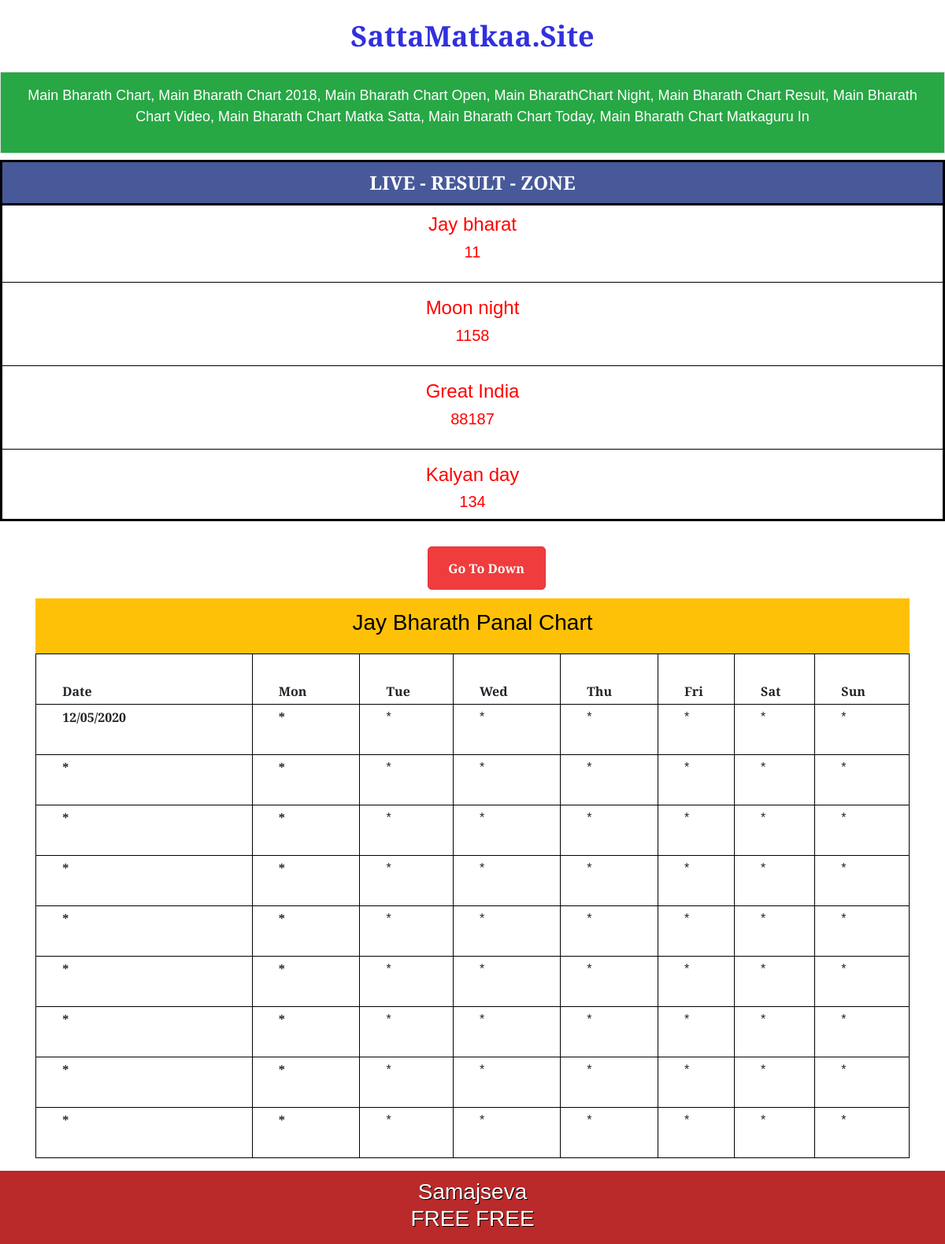
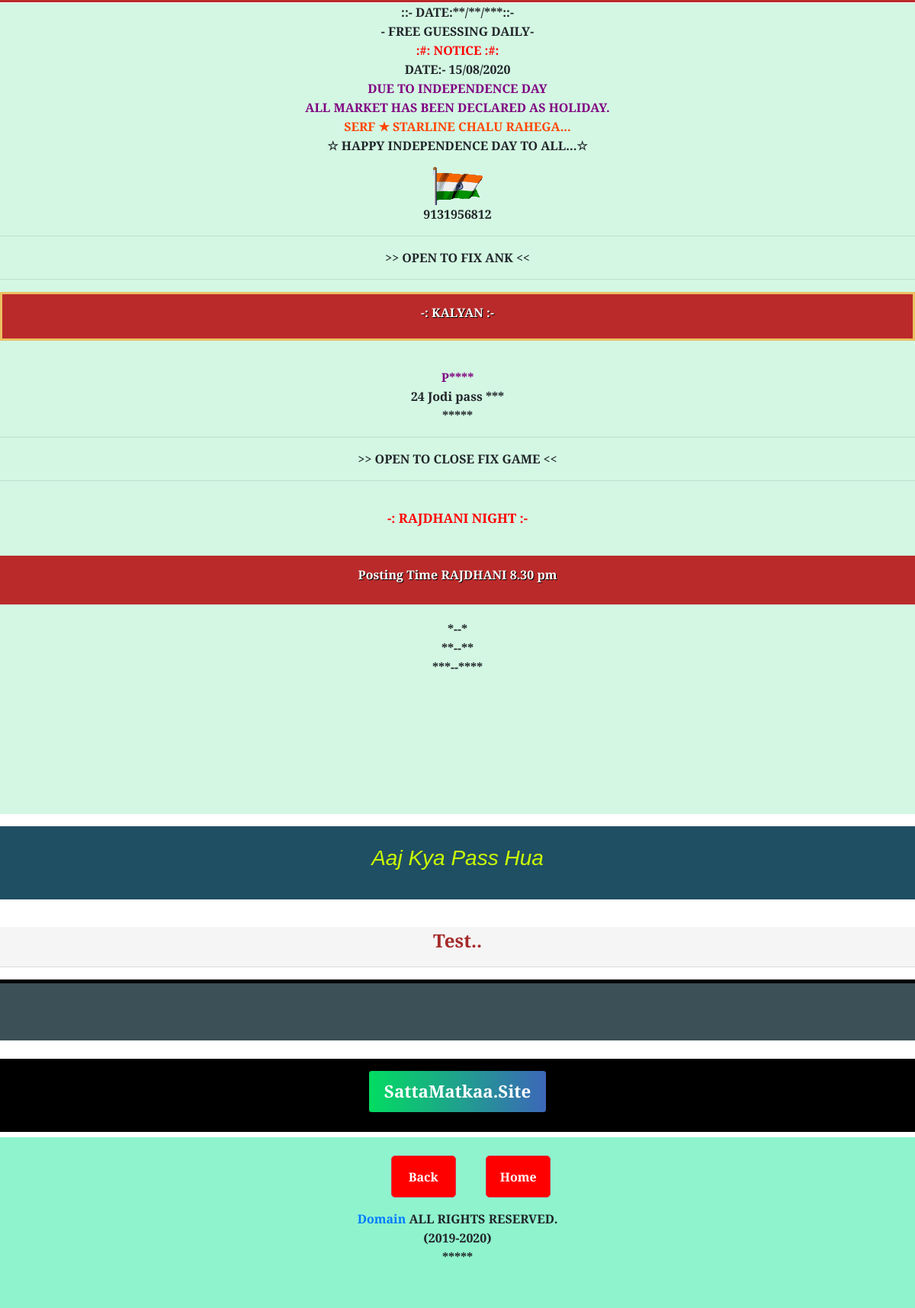
/panelBharath, run on the app's committed database (2 pictures, top to bottom).
### game/models.py (models this page shows)
class points(models.Model):
    Jay_bharat = models.CharField(max_length=100,default="*")
    Moon_night = models.CharField(max_length=100,default="*")
    Great_India = models.CharField(max_length=100,default="*")
    Kalyan_day = models.CharField(max_length=100,default="*")

class Jay_Bharat_panle(models.Model):
    Date = models.CharField(max_length=100,default="*")
    Sun = models.CharField(max_length=100,default="*")
    Mon = models.CharField(max_length=100,default="*")
    Tue = models.CharField(max_length=100,default="*")
    Wed = models.CharField(max_length=100,default="*")
    Thu = models.CharField(max_length=100,default="*")
    Fri = models.CharField(max_length=100,default="*")
    Sat = models.CharField(max_length=100,default="*")

### game/views.py (the view)
# urls.py: path("panelBharath", views.panelBharath, name= 'panelBharath'),
def panelBharath(request):
    bharathpanle = Jay_Bharat_panle.objects.all()
    all_objects = points.objects.all()
    context = {'all_objects': all_objects,'bharathpanle':bharathpanle}
    return render(request, 'panelBharath.html',context)

### templates/panelBharath.html (shortened to what this page needs)
{% load static %}
<!doctype html>
<html lang="en">
<head>
    <link rel="stylesheet" href="https://stackpath.bootstrapcdn.com/bootstrap/4.5.2/css/bootstrap.min.css"
>
    <link rel="stylesheet" href="{% static 'css/stlye.css' %}">
</head>
<body>
    <center>
        <a href="/" class="namehref">
            <h1 class="textColor my-4">SattaMatkaa.Site</h1>
        </a>
    </center>
    <div class="container-flude firstdivpara">
        <center>
            <p>Main Bharath Chart, Main Bharath Chart 2018, Main Bharath Chart Open, Main BharathChart Night, Main
                Bharath Chart Result, Main Bharath Chart Video, Main Bharath Chart Matka Satta, Main Bharath Chart
                Today, Main Bharath Chart Matkaguru In
        </center>
    </div>
    <div class="live my-2">
        <h4 class="livegame"><span class="cercal spinner-grow">*</span> LIVE - RESULT - ZONE </h4>
        <div class="firstName">
            <h4>Jay bharat</h4>
            <h5>{{all_objects.0.Jay_bharat}}</h5>
        </div>
        <hr class="gamehr">
        <div class="firstName">
            <h4>Moon night</h4>
            <h5>{{all_objects.0.Moon_night}}</h5>
        </div>
        <hr class="gamehr">
        <div class="firstName">
            <h4>Great India</h4>
            <h5>{{all_objects.0.Great_India}}</h5>
        </div>
        <hr class="gamehr">
        <div class="firstName">
            <h4>Kalyan day</h4>
            <h5>{{all_objects.0.Kalyan_day}}</h5>
        </div>
    </div>
    <div class="text-center">
        <a href="#bottombutton"> <button type="button" class="btn btn-danger button2">Go To Down</button></a>
    </div>
<div class="container">
    <div class="mainbharath">
        <h3>
            Jay Bharath Panal Chart
        </h3>
    </div>
    <table class="table table-bordered">
        <thead>
            <tr>
                <th scope="col" style="padding-left: 3%;">Date</th>
                <th scope="col" style="padding-left: 3%;">Mon</th>
                <th scope="col" style="padding-left: 3%;">Tue</th>
                <th scope="col" style="padding-left: 3%;">Wed</th>
                <th scope="col" style="padding-left: 3%;">Thu</th>
                <th scope="col" style="padding-left: 3%;">Fri</th>
                <th scope="col" style="padding-left: 3%;">Sat</th>
                <th scope="col" style="padding-left: 3%;">Sun</th>
            </tr>
        </thead>
        <tbody>
            <tr>
                <th scope="row" style="padding-left: 3%; padding-right: 0%;">{{bharathpanle.0.Date}}</th>
                <th scope="row" style="padding-left: 3%; padding-right: 0%;">{{bharathpanle.0.Mon}}</th>
                <td style="padding-left: 3%;">{{bharathpanle.0.Tue}}</td>
                <td style="padding-left: 3%;">{{bharathpanle.0.Wed}}</td>
                <td style="padding-left: 3%;">{{bharathpanle.0.Thu}}</td>
                <td style="padding-left: 3%;">{{bharathpanle.0.Fri}}</td>
                <td style="padding-left: 3%;">{{bharathpanle.0.Sat}}</td>
                <td style="padding-left: 3%;">{{bharathpanle.0.Sun}}</td>
            </tr>
            <tr>
                <th scope="row" style="padding-left: 3%; padding-right: 0%;">{{bharathpanle.1.Date}}</th>
                <th scope="row" style="padding-left: 3%; padding-right: 0%;">{{bharathpanle.1.Mon}}</th>
                <td style="padding-left: 3%;">{{bharathpanle.1.Tue}}</td>
                <td style="padding-left: 3%;">{{bharathpanle.1.Wed}}</td>
                <td style="padding-left: 3%;">{{bharathpanle.1.Thu}}</td>
                <td style="padding-left: 3%;">{{bharathpanle.1.Fri}}</td>
                <td style="padding-left: 3%;">{{bharathpanle.1.Sat}}</td>
                <td style="padding-left: 3%;">{{bharathpanle.1.Sun}}</td>
            </tr>
            <tr>
                <th scope="row" style="padding-left: 3%; padding-right: 0%;">{{bharathpanle.2.Date}}</th>
                <th scope="row" style="padding-left: 3%; padding-right: 0%;">{{bharathpanle.2.Mon}}</th>
                <td style="padding-left: 3%;">{{bharathpanle.2.Tue}}</td>
                <td style="padding-left: 3%;">{{bharathpanle.2.Wed}}</td>
                <td style="padding-left: 3%;">{{bharathpanle.2.Thu}}</td>
                <td style="padding-left: 3%;">{{bharathpanle.2.Fri}}</td>
                <td style="padding-left: 3%;">{{bharathpanle.2.Sat}}</td>
                <td style="padding-left: 3%;">{{bharathpanle.2.Sun}}</td>
            </tr>
            <tr>
                <th scope="row" style="padding-left: 3%; padding-right: 0%;">{{bharathpanle.3.Date}}</th>
                <th scope="row" style="padding-left: 3%; padding-right: 0%;">{{bharathpanle.3.Mon}}</th>
                <td style="padding-left: 3%;">{{bharathpanle.3.Tue}}</td>
                <td style="padding-left: 3%;">{{bharathpanle.3.Wed}}</td>
                <td style="padding-left: 3%;">{{bharathpanle.3.Thu}}</td>
                <td style="padding-left: 3%;">{{bharathpanle.3.Fri}}</td>
                <td style="padding-left: 3%;">{{bharathpanle.3.Sat}}</td>
                <td style="padding-left: 3%;">{{bharathpanle.3.Sun}}</td>
            </tr>
            <tr>
                <th scope="row" style="padding-left: 3%; padding-right: 0%;">{{bharathpanle.4.Date}}</th>
                <th scope="row" style="padding-left: 3%; padding-right: 0%;">{{bharathpanle.4.Mon}}</th>
                <td style="padding-left: 3%;">{{bharathpanle.4.Tue}}</td>
                <td style="padding-left: 3%;">{{bharathpanle.4.Wed}}</td>
                <td style="padding-left: 3%;">{{bharathpanle.4.Thu}}</td>
                <td style="padding-left: 3%;">{{bharathpanle.4.Fri}}</td>
                <td style="padding-left: 3%;">{{bharathpanle.4.Sat}}</td>
                <td style="padding-left: 3%;">{{bharathpanle.4.Sun}}</td>
            </tr>
            <tr>
                <th scope="row" style="padding-left: 3%; padding-right: 0%;">{{bharathpanle.5.Date}}</th>
                <th scope="row" style="padding-left: 3%; padding-right: 0%;">{{bharathpanle.5.Mon}}</th>
                <td style="padding-left: 3%;">{{bharathpanle.5.Tue}}</td>
                <td style="padding-left: 3%;">{{bharathpanle.5.Wed}}</td>
                <td style="padding-left: 3%;">{{bharathpanle.5.Thu}}</td>
                <td style="padding-left: 3%;">{{bharathpanle.5.Fri}}</td>
                <td style="padding-left: 3%;">{{bharathpanle.5.Sat}}</td>
                <td style="padding-left: 3%;">{{bharathpanle.5.Sun}}</td>
            </tr>
            <tr>
                <th scope="row" style="padding-left: 3%; padding-right: 0%;">{{bharathpanle.6.Date}}</th>
                <th scope="row" style="padding-left: 3%; padding-right: 0%;">{{bharathpanle.6.Mon}}</th>
                <td style="padding-left: 3%;">{{bharathpanle.6.Tue}}</td>
                <td style="padding-left: 3%;">{{bharathpanle.6.Wed}}</td>
                <td style="padding-left: 3%;">{{bharathpanle.6.Thu}}</td>
                <td style="padding-left: 3%;">{{bharathpanle.6.Fri}}</td>
                <td style="padding-left: 3%;">{{bharathpanle.6.Sat}}</td>
                <td style="padding-left: 3%;">{{bharathpanle.6.Sun}}</td>
            </tr>
            <tr>
                <th scope="row" style="padding-left: 3%; padding-right: 0%;">{{bharathpanle.7.Date}}</th>
                <th scope="row" style="padding-left: 3%; padding-right: 0%;">{{bharathpanle.7.Mon}}</th>
                <td style="padding-left: 3%;">{{bharathpanle.7.Tue}}</td>
                <td style="padding-left: 3%;">{{bharathpanle.7.Wed}}</td>
                <td style="padding-left: 3%;">{{bharathpanle.7.Thu}}</td>
                <td style="padding-left: 3%;">{{bharathpanle.7.Fri}}</td>
                <td style="padding-left: 3%;">{{bharathpanle.7.Sat}}</td>
                <td style="padding-left: 3%;">{{bharathpanle.7.Sun}}</td>
            </tr>
            <tr>
                <th scope="row" style="padding-left: 3%; padding-right: 0%;">{{bharathpanle.8.Date}}</th>
                <th scope="row" style="padding-left: 3%; padding-right: 0%;">{{bharathpanle.8.Mon}}</th>
                <td style="padding-left: 3%;">{{bharathpanle.8.Tue}}</td>
                <td style="padding-left: 3%;">{{bharathpanle.8.Wed}}</td>
                <td style="padding-left: 3%;">{{bharathpanle.8.Thu}}</td>
                <td style="padding-left: 3%;">{{bharathpanle.8.Fri}}</td>
                <td style="padding-left: 3%;">{{bharathpanle.8.Sat}}</td>
                <td style="padding-left: 3%;">{{bharathpanle.8.Sun}}</td>
            </tr>
        </tbody>
    </table>
</div>
    <div class="samajseva">
        <h3>Samajseva <br>
            FREE FREE</h3>
    </div>
    <div class="container-flude maindate my-3">
        <p class="text-center blackbold" style="margin-top: -15px;">::- DATE:**/**/***::-</p>
        <p class="text-center blackbold" style="margin-top: -15px;">- FREE GUESSING DAILY-</p>
        <p class="text-center redbold" style="margin-top: -15px;"> :#: NOTICE :#:</p>
        <p class="text-center blackbold" style="margin-top: -15px;"> DATE:- 15/08/2020</p>
        <p class="text-center perperbold" style="margin-top: -15px;"> DUE TO INDEPENDENCE DAY</p>
        <p class="text-center perperbold" style="margin-top: -15px;">ALL MARKET HAS BEEN DECLARED AS HOLIDAY.</p>
        <p class="text-center orangebold" style="margin-top: -15px;">SERF ★ STARLINE CHALU RAHEGA...</p>
        <p class="text-center blackbold" style="margin-top: -15px;">☆ HAPPY INDEPENDENCE DAY TO ALL...☆</p>
        <center><img src="/static/img/indiac.gif" alt="India"></center>
        <p class="text-center blackbold">9131956812</p>
        <hr>
        <p class="text-center blackbold"> >> OPEN TO FIX ANK << </p>
                <hr>
                <div class="container-flude my-3 kalyan">
                    <p class="whitebold">-: KALYAN :-</p>
                </div>
                <div class="container-flude jodi">
                    <p class="text-center perperbold" style="margin-top: -15px;">P****</p>
                    <p class="text-center blackbold" style="margin-top: -15px;">24 Jodi pass ***</p>
                    <p class="text-center blackbold" style="margin-top: -15px;">***** </p>
                </div>
                <hr>
                <p class="text-center blackbold">>> OPEN TO CLOSE FIX GAME << </p>
                        <hr>
                        <p class="nightpara">-: RAJDHANI NIGHT :-</p>
                        <div class="posting">
                            Posting Time RAJDHANI 8.30 pm
                        </div>
                        <div class="container-flude jodi">
                            <p class="text-center blackbold" style="margin-top: -15px;">*--*</p>
                            <p class="text-center blackbold" style="margin-top: -15px;">**--**</p>
                            <p class="text-center blackbold" style="margin-top: -15px;">***--****</p>
                        </div>
    </div>
    <div class="pass">
        <h3>Aaj Kya Pass Hua</h3>
    </div>
    <div class="test">
        Test..
        <hr>
    </div>
    <div class="empty">
    </div>
    <div class="saatasite">
        <button class="refrash"><a href="/" class="rehref" id="bottombutton"> SattaMatkaa.Site </a></button>
    </div>
    <footer>
        <div class="footer text-center">
            <button type="button" class="btn btn-danger button">Back</button>
            <a href="/"> <button type="button" class="btn btn-danger button">Home</button> <br></a>
            <p class="blackbold my-3"><a href="/" style="padding-right: 4px;">Domain</a>ALL RIGHTS RESERVED.</p>
            <p style="margin-top: -15px;" class="blackbold">(2019-2020)</p>
            <p style="margin-top: -15px;" class="blackbold">*****</p>
        </div>
    </footer>
</body>
</html>

### static/css/stlye.css (style rules this page uses)
* { margin: 0px; padding: 0px; font-family: 'Merriweather Sans', sans-serif; }
.textColor { font-size: 36px; font-weight: bold; color: rgb(49, 49, 221); text-decoration: none; background-color: transparent; }
.live { width: 100%; height: vh; border: solid black; }
.livegame { background-color: #485999; text-align: center; font-weight: bold; color: white; padding-top: 10px; padding-bottom: 10px; border-bottom: solid black; }
.firstName { text-align: center; color: red; padding-top: 2px; padding-bottom: 2px; }
.gamehr { background-color: black; }

### templates/panelBharath.html (style rules this page uses)
.namehref { text-decoration: none ! important; }
.firstdivpara { width: 100%; background-color: #28a745 !important; padding: 16px; color: white; border: 1px solid #dee2e6 !important; font-size: 18px; }
.blackbold { font-weight: bold; }
.button2 { background-color: rgb(240, 60, 60); color: white; font-weight: bold; width: 150px; height: 55px; border-radius: 5px; margin-top: 2%; margin-left: 35px; text-align: center; }
.mainbharath { background-color: #ffc107 !important; width: 100%; height: 15%; text-align: center; color: #000; font-weight: bold; padding: 14px; margin-top: 1%; }
.table td, .table th { padding: 0.25rem; vertical-align: top; border-top: 1px solid #dee2e6; }
.table-bordered td, .table-bordered th { border: 1px solid black; height: 8vh; }
.table thead th { vertical-align: bottom; border-bottom: 2px black; }
.pass { width: 100%; height: 12vh; text-align: center; color: white; font-weight: bold; background-color: rgb(31, 79, 99); color: rgb(204, 255, 0); padding: 25px; font-style: italic; }
.test { text-align: center; margin-top: 3%; margin-bottom: 1%; font-size: 1.5em; font-weight: bold; color: brown; background-color: whitesmoke; }
.empty { width: 100%; height: 10vh; background-color: #3b5057; border-top: 5px solid rgb(0, 0, 0); margin-bottom: 2%; }
.refrash { background: linear-gradient(to right, #02dc61, #3c67b8) !important; color: white; border: solid 1px #000; font-size: 1.4em; font-weight: bold; padding: 10px 20px; border-radius: 4px; text-decoration: none ! important; font-weight: bold; }
.rehref { color: white !important; font-weight: bold; text-decoration: none !important; background-color: unset !important; }
.saatasite { width: 100%; height: 12vh; background-color: black; text-align: center; padding-top: 15px; padding-bottom: 8px; margin-bottom: 7px; }
.footer { width: 100%; height: 28vh; background-color: #8ff3ce; }
.button { background-color: red; color: white; font-weight: bold; width: 85px; height: 55px; border-radius: 5px; margin-top: 2%; margin-left: 35px; }
.samajseva { font-weight: bold; text-shadow: rgb(0, 0, 0) 1px 1px; background-color: rgb(186, 42, 42); width: 100%; height: 12vh; text-align: center; color: white; padding-top: 10px; }
.maindate { width: 100%; height: 133vh; background-color: #25d87333; }
.redbold { font-weight: bold; color: red; }
.perperbold { font-weight: bold; color: purple; }
.orangebold { font-weight: bold; color: orangered; }
.kalyan { background-color: rgb(186, 42, 42); width: 100%; height: 8vh; border: solid rgb(235, 192, 97); }
.whitebold { text-align: center; font-weight: bold; color: rgb(255, 255, 255); padding: 12px; text-shadow: rgb(0, 0, 0) 1px 1px; }
.jodi { padding-top: 35px; }
.nightpara { text-align: center; padding-top: 20px; color: red; font-weight: bold; font-size: 17px; padding-bottom: 20px; }
.posting { width: 100%; height: 8vh; background-color: rgb(186, 42, 42); color: white; font-weight: bold; text-align: center; padding: 13px; text-shadow: rgb(0, 0, 0) 1px 1px; }

### data on the page
points: Jay_bharat "11", Moon_night "1158", Great_India "88187", Kalyan_day "134"
Jay_Bharat_panle: Date "12/05/2020", Mon "*", Tue "*", Wed "*", Thu "*", Fri "*", Sat "*", Sun "*"
Jay_Bharat_panle: Date "*", Mon "*", Tue "*", Wed "*", Thu "*", Fri "*", Sat "*", Sun "*"
Jay_Bharat_panle: Date "*", Mon "*", Tue "*", Wed "*", Thu "*", Fri "*", Sat "*", Sun "*"
Jay_Bharat_panle: Date "*", Mon "*", Tue "*", Wed "*", Thu "*", Fri "*", Sat "*", Sun "*"
Jay_Bharat_panle: Date "*", Mon "*", Tue "*", Wed "*", Thu "*", Fri "*", Sat "*", Sun "*"
Jay_Bharat_panle: Date "*", Mon "*", Tue "*", Wed "*", Thu "*", Fri "*", Sat "*", Sun "*"
Jay_Bharat_panle: Date "*", Mon "*", Tue "*", Wed "*", Thu "*", Fri "*", Sat "*", Sun "*"
Jay_Bharat_panle: Date "*", Mon "*", Tue "*", Wed "*", Thu "*", Fri "*", Sat "*", Sun "*"
Jay_Bharat_panle: Date "*", Mon "*", Tue "*", Wed "*", Thu "*", Fri "*", Sat "*", Sun "*"
